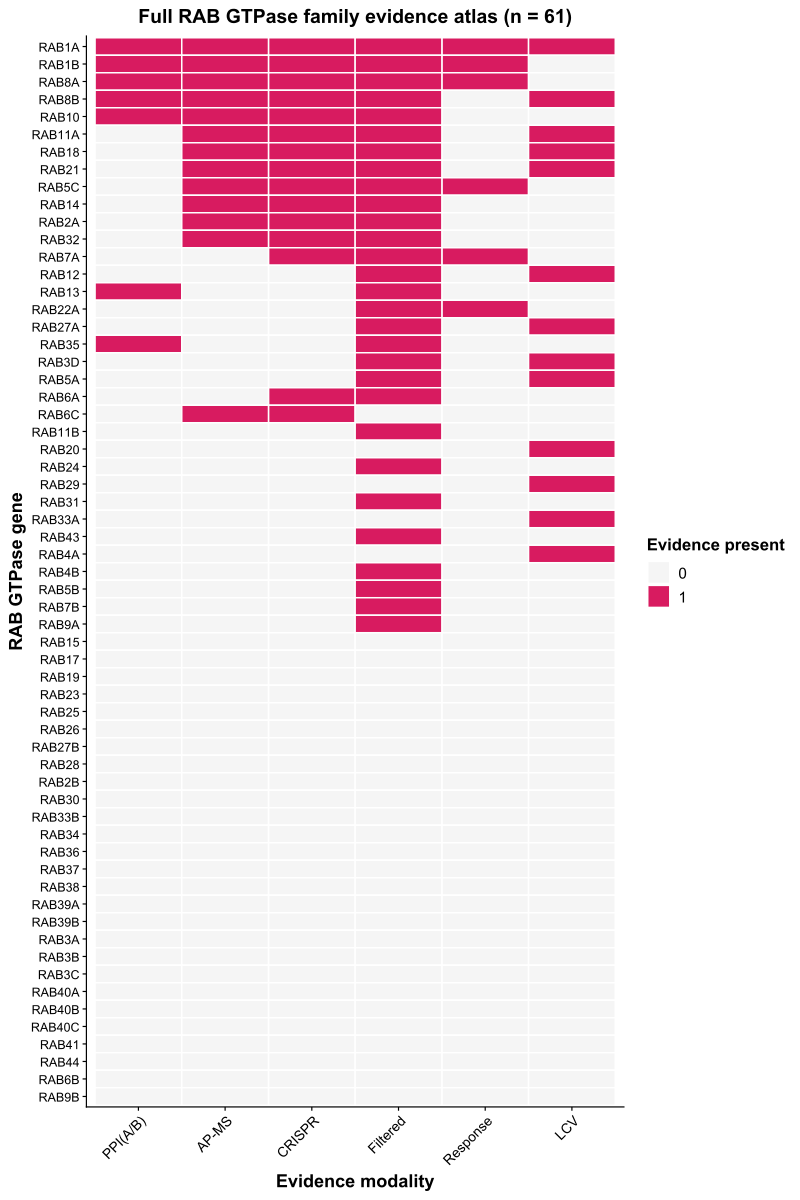

Source code (R):
# Supplementary Figure 5. Full RAB GTPase family evidence atlas (n=61)
ROOT <- Sys.getenv("LEGIONELLA_ROOT")
if (!nzchar(ROOT)) ROOT <- Sys.getenv("LEGIONELLA_ROOT")
if (!nzchar(ROOT)) stop("Set LEGIONELLA_ROOT before running this script.")
if (!dir.exists(ROOT)) stop("LEGIONELLA_ROOT does not exist: ", ROOT)
setwd(file.path(ROOT, "15_manuscript/r_figures"))
source(file.path(ROOT, "15_manuscript/r_figures/_theme.R"))
SRC <- file.path(ROOT, "13_postfreeze_interpretation")
suppressMessages({library(dplyr); library(tidyr); library(readr)})

TR <- read_tsv(file.path(SRC, "a3_trafficking_gene_evidence_matrix.tsv"))
rab <- TR %>% filter(family == "RAB") %>%
  mutate(n_ev = as.integer(ppi_AB) + as.integer(apms_high) + as.integer(crispr_hit) +
           as.integer(crispr_clean) + as.integer(stable_cross_cohort) + as.integer(lcv_spatial)) %>%
  arrange(desc(n_ev)) %>% mutate(gene = factor(gene, levels = rev(gene)))
tracks <- c("ppi_AB", "apms_high", "crispr_hit", "crispr_clean", "stable_cross_cohort", "lcv_spatial")
tlab <- c("PPI(A/B)", "AP-MS", "CRISPR", "Filtered", "Response", "LCV")

rab_long <- rab %>% select(gene, all_of(tracks)) %>%
  pivot_longer(-gene, names_to = "track", values_to = "val") %>%
  mutate(val = as.integer(val))
p <- ggplot(rab_long, aes(track, gene, fill = factor(val))) +
  geom_tile(colour = "white", linewidth = 0.5) +
  scale_fill_manual(values = c("0" = "#F5F5F5", "1" = "#D81B60"), name = "Evidence present") +
  scale_x_discrete(labels = tlab) +
  labs(x = "Evidence modality", y = "RAB GTPase gene", title = "Full RAB GTPase family evidence atlas (n = 61)") +
  theme_pub(base_size = 11) + theme(axis.text.x = element_text(angle = 45, hjust = 1, size = 10),
                      axis.text.y = element_text(size = 9))

save_pub_pdf(p, "SupplementaryFigure5_RAB_full_atlas", w = 8, h = 12)
